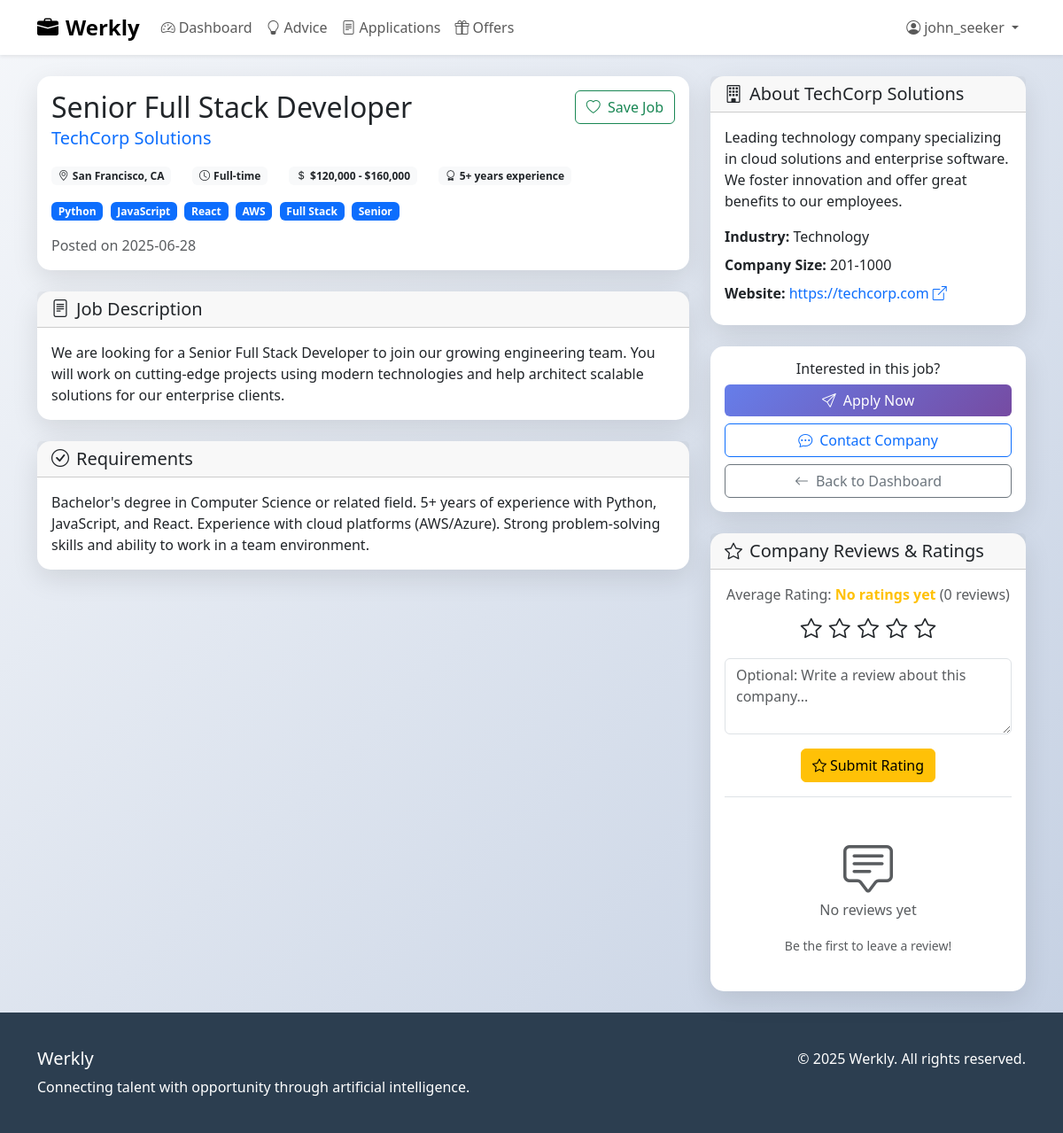
/job/1 (signed in), run on the app's committed database.
### tables this page shows
CREATE TABLE jobs (
            id INTEGER PRIMARY KEY AUTOINCREMENT,
            company_id INTEGER NOT NULL,
            title TEXT NOT NULL,
            description TEXT NOT NULL,
            requirements TEXT NOT NULL,
            tags TEXT,
            location TEXT,
            salary_range TEXT,
            employment_type TEXT,
            experience_required INTEGER,
            is_active BOOLEAN DEFAULT 1,
            created_at TIMESTAMP DEFAULT CURRENT_TIMESTAMP,
            FOREIGN KEY (company_id) REFERENCES companies (id)
        );

CREATE TABLE companies (
            id INTEGER PRIMARY KEY AUTOINCREMENT,
            user_id INTEGER NOT NULL,
            company_name TEXT NOT NULL,
            description TEXT,
            industry TEXT,
            size TEXT,
            location TEXT,
            website TEXT,
            created_at TIMESTAMP DEFAULT CURRENT_TIMESTAMP,
            FOREIGN KEY (user_id) REFERENCES users (id)
        );

### app.py (the view)
@app.route('/job/<int:job_id>')
def view_job(job_id):
    if 'user_id' not in session:
        return redirect(url_for('login'))
    conn = get_db_connection()
    job = conn.execute('''
        SELECT j.*, c.company_name, c.description as company_description,
               c.industry, c.size, c.website, c.user_id as company_user_id
        FROM jobs j
        JOIN companies c ON j.company_id = c.id
        WHERE j.id = ?
    ''', (job_id,)).fetchone()
    if not job:
        flash('Job not found.', 'error')
        conn.close()
        return redirect(url_for('dashboard'))
    is_saved = False
    if session.get('user_type') == 'seeker':
        seeker = conn.execute(
            'SELECT id FROM job_seekers WHERE user_id = ?',
            (session['user_id'],)
        ).fetchone()
        if seeker:
            saved = conn.execute(
                'SELECT id FROM saved_jobs WHERE job_seeker_id = ? AND job_id = ?',
                (seeker['id'], job_id)
            ).fetchone()
            is_saved = bool(saved)
    conn.close()
    return render_template('job_details.html', job=job, is_saved=is_saved)

### app.py (called while the page is built)
@app.before_request
def log_request_info():
    print(f"=== INCOMING REQUEST ===")
    print(f"Method: {request.method}")
    print(f"URL: {request.url}")
    print(f"Path: {request.path}")
    print(f"Args: {request.args}")
    print(f"========================")

def get_db_connection():
    conn = sqlite3.connect('jobmatch.db')
    conn.row_factory = sqlite3.Row
    return conn

### templates/job_details.html (shortened to what this page needs)
{% extends "base.html" %}
{% block content %}
<div class="container my-4">
    <div class="row">
        <div class="col-lg-8">
            <div class="card mb-4">
                <div class="card-body">
                    <div class="d-flex justify-content-between align-items-start mb-3">
                        <div>
                            <h2 class="mb-1">{{ job.title }}</h2>
                            <h5 class="text-primary mb-0">{{ job.company_name }}</h5>
                        </div>
                        {% if session.user_type == 'seeker' %}
                            <button onclick="toggleSaveJob({{ job.id }})" class="btn btn-outline-success" id="saveBtn">
                                <i class="bi bi-heart{% if is_saved %}-fill{% endif %} me-1"></i>
                                <span id="saveText">{% if is_saved %}Saved{% else %}Save Job{% endif %}</span>
                            </button>
                        {% endif %}
                    </div>
                    <div class="row mb-3">
                        {% if job.location %}
                            <div class="col-auto">
                                <span class="badge bg-light text-dark">
                                    <i class="bi bi-geo-alt me-1"></i>{{ job.location }}
                                </span>
                            </div>
                        {% endif %}
                        {% if job.employment_type %}
                            <div class="col-auto">
                                <span class="badge bg-light text-dark">
                                    <i class="bi bi-clock me-1"></i>{{ job.employment_type }}
                                </span>
                            </div>
                        {% endif %}
                        {% if job.salary_range %}
                            <div class="col-auto">
                                <span class="badge bg-light text-dark">
                                    <i class="bi bi-currency-dollar me-1"></i>{{ job.salary_range }}
                                </span>
                            </div>
                        {% endif %}
                        {% if job.experience_required %}
                            <div class="col-auto">
                                <span class="badge bg-light text-dark">
                                    <i class="bi bi-award me-1"></i>{{ job.experience_required }}+ years experience
                                </span>
                            </div>
                        {% endif %}
                    </div>
                    {% if job.tags %}
                        <div class="mb-3">
                            {% set tag_list = job.tags.split(',') %}
                            {% for tag in tag_list %}
                                <span class="badge bg-primary me-1">{{ tag.strip() }}</span>
                            {% endfor %}
                        </div>
                    {% endif %}
                    <p class="text-muted mb-0">
                        Posted on {{ job.created_at.split(' ')[0] if job.created_at else 'Unknown' }}
                    </p>
                </div>
            </div>
            <div class="card mb-4">
                <div class="card-header">
                    <h5 class="mb-0"><i class="bi bi-file-text me-2"></i>Job Description</h5>
                </div>
                <div class="card-body">
                    <div style="white-space: pre-wrap;">{{ job.description }}</div>
                </div>
            </div>
            <div class="card mb-4">
                <div class="card-header">
                    <h5 class="mb-0"><i class="bi bi-check-circle me-2"></i>Requirements</h5>
                </div>
                <div class="card-body">
                    <div style="white-space: pre-wrap;">{{ job.requirements }}</div>
                </div>
            </div>
        </div>
        <div class="col-lg-4">
            <div class="card mb-4">
                <div class="card-header">
                    <h5 class="mb-0"><i class="bi bi-building me-2"></i>About {{ job.company_name }}</h5>
                </div>
                <div class="card-body">
                    {% if job.company_description %}
                        <p>{{ job.company_description }}</p>
                    {% endif %}
                    {% if job.industry %}
                        <p class="mb-2">
                            <strong>Industry:</strong> {{ job.industry }}
                        </p>
                    {% endif %}
                    {% if job.size %}
                        <p class="mb-2">
                            <strong>Company Size:</strong> {{ job.size }}
                        </p>
                    {% endif %}
                    {% if job.website %}
                        <p class="mb-2">
                            <strong>Website:</strong>
                            <a href="{{ job.website }}" target="_blank" class="text-decoration-none">
                                {{ job.website }} <i class="bi bi-box-arrow-up-right"></i>
                            </a>
                        </p>
                    {% endif %}
                </div>
            </div>
            {% if session.user_type == 'seeker' %}
                <div class="card">
                    <div class="card-body text-center">
                        <h6 class="card-title">Interested in this job?</h6>
                        <div class="d-grid gap-2">
                            <button id="applyBtn" class="btn btn-gradient-primary" onclick="showApplyModal()">
                                <i class="bi bi-send me-2"></i><span id="applyBtnText">Apply Now</span>
                            </button>
                            <button onclick="contactCompany({{ job.company_id }})" class="btn btn-outline-primary">
                                <i class="bi bi-chat-dots me-2"></i>Contact Company
                            </button>
                            <a href="{{ url_for('dashboard') }}" class="btn btn-outline-secondary">
                                <i class="bi bi-arrow-left me-2"></i>Back to Dashboard
                            </a>
                        </div>
                    </div>
                </div>
                <div class="card mt-4">
                    <div class="card-header">
                        <h5 class="mb-0"><i class="bi bi-star me-2"></i>Company Reviews & Ratings</h5>
                    </div>
                    <div class="card-body">
                        <div class="text-center mb-4 pb-3 border-bottom">
                            <div class="rating-display mb-2">
                                <span class="text-muted">Average Rating: </span>
                                <span id="avgRating" class="fw-bold text-warning">Loading...</span>
                                <span class="text-muted">(<span id="ratingCount">0</span> reviews)</span>
                            </div>
                            <div class="rating-stars mb-3" id="ratingStars">
                                <i class="bi bi-star rating-star" data-rating="1"></i>
                                <i class="bi bi-star rating-star" data-rating="2"></i>
                                <i class="bi bi-star rating-star" data-rating="3"></i>
                                <i class="bi bi-star rating-star" data-rating="4"></i>
                                <i class="bi bi-star rating-star" data-rating="5"></i>
                            </div>
                            <textarea id="reviewText" class="form-control mb-3" rows="3" placeholder="Optional: Write a review about this company..."></textarea>
                            <button class="btn btn-warning" onclick="submitRating()">
                                <i class="bi bi-star me-1"></i>Submit Rating
                            </button>
                        </div>
                        <div id="reviewsList">
                        </div>
                    </div>
                </div>
            {% endif %}
        </div>
    </div>
</div>
{% endblock %}

### templates/base.html (style rules this page uses)
:root { --primary-gradient: linear-gradient(135deg, #667eea 0%, #764ba2 100%); --secondary-gradient: linear-gradient(135deg, #f093fb 0%, #f5576c 100%); --success-gradient: linear-gradient(135deg, #4facfe 0%, #00f2fe 100%); }
body { font-family: 'Segoe UI', Tahoma, Geneva, Verdana, sans-serif; background: linear-gradient(135deg, #f5f7fa 0%, #c3cfe2 100%); min-height: 100vh; }
.btn-gradient-primary { background: var(--primary-gradient); border: none; color: white; transition: all 0.3s ease; }
.card { border: none; border-radius: 15px; box-shadow: 0 10px 30px rgba(0, 0, 0, 0.1); transition: all 0.3s ease; }

### templates/job_details.html (style rules this page uses)
.rating-star { font-size: 1.5rem; cursor: pointer; margin: 0 2px; transition: color 0.2s ease; }
.rating-stars { user-select: none; }

### data on the page
jobs: title "Senior Full Stack Developer", location "San Francisco, CA", employment_type "Full-time", salary_range "$120,000 - $160,000", experience_required "5", created_at "2025-06-28", description "We are looking for a Senior Full Stack Developer to join our growing engineering team. You will work on cutting-edge projects using modern technologies and help architect scalable solutions for our enterprise clients.", requirements "Bachelor's degree in Computer Science or related field. 5+ years of experience with Python, JavaScript, and React. Experience with cloud platforms (AWS/Azure). Strong problem-solving skills and ability to work in a team environment."
companies: company_name "TechCorp Solutions", company_description "Leading technology company specializing in cloud solutions and enterprise software. We foster innovation and offer great benefits to our employees.", industry "Technology", size "201-1000", website "https://techcorp.com"

### other printed values
{{ session.username }} "john_seeker"
{{ tag.strip() }} "Python" "JavaScript" "React" "AWS" "Full Stack" "Senior"
